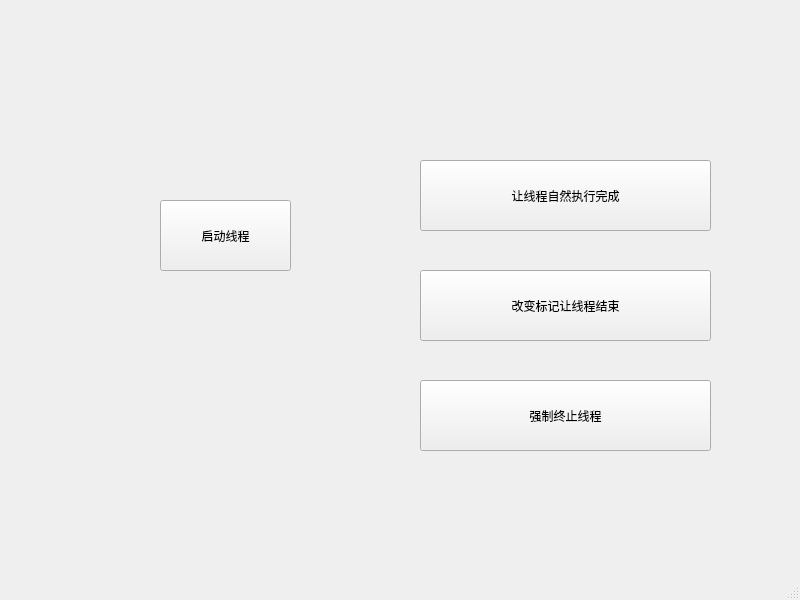
<?xml version="1.0" encoding="UTF-8"?>
<ui version="4.0">
 <class>MainWindow</class>
 <widget class="QMainWindow" name="MainWindow">
  <property name="geometry">
   <rect>
    <x>0</x>
    <y>0</y>
    <width>800</width>
    <height>600</height>
   </rect>
  </property>
  <property name="windowTitle">
   <string>MainWindow</string>
  </property>
  <widget class="QWidget" name="centralwidget">
   <widget class="QPushButton" name="startButton">
    <property name="geometry">
     <rect>
      <x>160</x>
      <y>200</y>
      <width>131</width>
      <height>71</height>
     </rect>
    </property>
    <property name="text">
     <string>启动线程</string>
    </property>
   </widget>
   <widget class="QPushButton" name="pushButton_2">
    <property name="geometry">
     <rect>
      <x>420</x>
      <y>160</y>
      <width>291</width>
      <height>71</height>
     </rect>
    </property>
    <property name="text">
     <string>让线程自然执行完成</string>
    </property>
   </widget>
   <widget class="QPushButton" name="flagButton">
    <property name="geometry">
     <rect>
      <x>420</x>
      <y>270</y>
      <width>291</width>
      <height>71</height>
     </rect>
    </property>
    <property name="text">
     <string>改变标记让线程结束</string>
    </property>
   </widget>
   <widget class="QPushButton" name="forceButton">
    <property name="geometry">
     <rect>
      <x>420</x>
      <y>380</y>
      <width>291</width>
      <height>71</height>
     </rect>
    </property>
    <property name="text">
     <string>强制终止线程</string>
    </property>
   </widget>
  </widget>
  <widget class="QMenuBar" name="menubar">
   <property name="geometry">
    <rect>
     <x>0</x>
     <y>0</y>
     <width>800</width>
     <height>26</height>
    </rect>
   </property>
  </widget>
  <widget class="QStatusBar" name="statusbar"/>
 </widget>
 <resources/>
 <connections/>
</ui>
